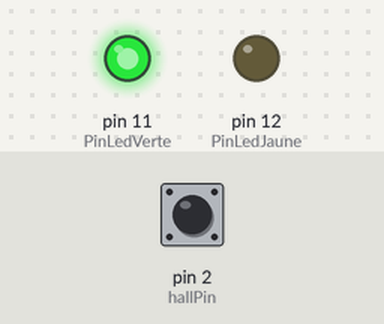
Bench run of a sketch on a simulated Arduino Uno, built with avr-gcc and run on an emulated ATmega328P. On the bench: output pins drawn as LEDs (lit = HIGH). The test bench sets the inputs (shaded band); at power-on: pin 2 (hallPin) LOW. What the sketch prints to the serial monitor is not drawn.

Above: at 1.2 s.
1.3 s: pin 2 (hallPin) driven HIGH
At 2.5 s:
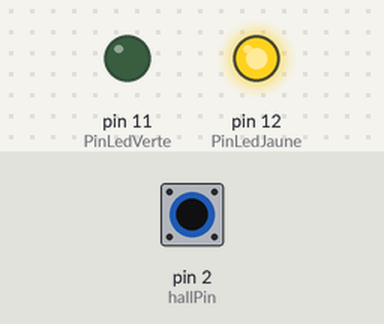
2.8 s: pin 2 (hallPin) driven LOW
At 4.0 s:
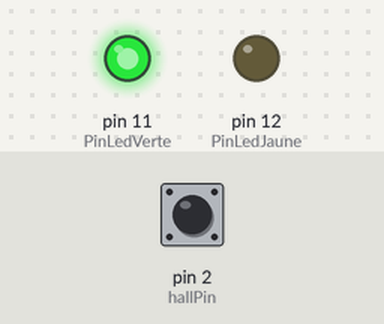
4.3 s: pin 2 (hallPin) pulsed HIGH 2 times (0.12 s each, 0.3 s apart)
6.4 s: pin 2 (hallPin) driven HIGH
At 7.1 s:
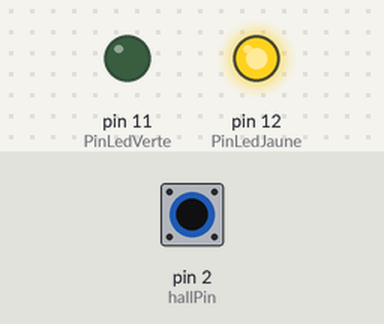
7.9 s: pin 2 (hallPin) pulsed LOW 5 times (0.12 s each, 0.3 s apart)
At 8.17 s:
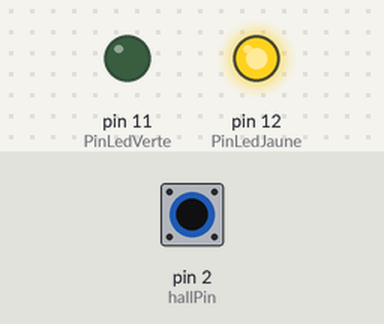
Timing chart, 0 to 10.9 s (numbered marks = the images above; inputs shaded):
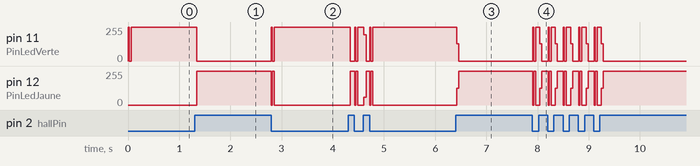

The sketch:

sketch_occulus_street_view.ino
```cpp
/* Senseur Hall Effect
Le circuit:
* Le senseur Effet Hall est connecte comme suit:
Pin 1: +5v
Pin 2: Masse/GND
Pin 3: +5V via une resistance pull-up de 10 KOhms
MAIS AUSSI
sur la PIN 2 d'Arduino (pour lecture du senseur)
Pin 11 : led verte
Pin 12 : led jaune
*/
//Declaration des pins utilisees :

const int PinLedVerte = 11;
const int PinLedJaune = 12;
const int hallPin = 2;

int sensorValue;

void setup(){
  Serial.begin(9600); // initialise connexion série à 9600 bauds
  pinMode( PinLedVerte, OUTPUT );
  pinMode( PinLedJaune, OUTPUT );
  pinMode( hallPin, INPUT );
  Serial.println("ENTREE SETUP");
  digitalWrite(PinLedJaune,HIGH);
}

void loop()
{
  // lecture du capteur a Effet Hall
  sensorValue = digitalRead( hallPin );

  // senseurValue = HIGH sans aimant
  // senseurValue = LOW quand POLE SUD aimant

  if (sensorValue == HIGH)
  {
    //Pas d'aimant devant le capteur
    digitalWrite(PinLedVerte,LOW);
    //Serial.println("0");
    //Pour eviter d'avoir une autre lecture trop rapprochee
    delay(10);
  }
  else
  {
    //L'aimant passe devant le capteur
    digitalWrite(PinLedJaune,LOW);
    digitalWrite(PinLedVerte,HIGH);
    Serial.println("1");
    //Pour eviter d'avoir une autre lecture trop rapprochee
    delay(10);
    digitalWrite(PinLedVerte,LOW);
    digitalWrite(PinLedJaune,HIGH);
  }
}
```

Measured:
- after the input at 1.3 s, pin 11 (PinLedVerte): 255/255 → 0/255 at once; pin 12 (PinLedJaune): 0/255 → 255/255 at once
- after the input at 2.8 s, pin 11 (PinLedVerte): 0/255 → 255/255 at once; pin 12 (PinLedJaune): 255/255 → 0/255 at once
- after the input at 6.4 s, pin 11 (PinLedVerte): 255/255 → 0/255 at once; pin 12 (PinLedJaune): 0/255 → 255/255 at once
